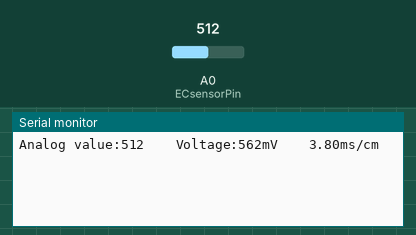
A sketch run on a simulated Arduino Uno, built with avr-gcc and run on an emulated ATmega328P. Parts: the last lines printed to the serial monitor. Inputs (shaded band) come from the test bench; at power-on: A0 (ECsensorPin) = 512.

Above: at 1.2 s.
1.3 s: A0 (ECsensorPin) set to 438
At 2.0 s:
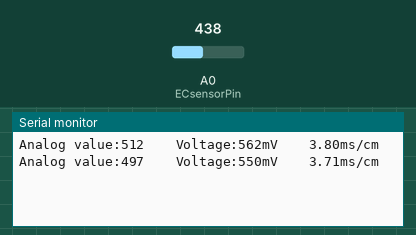
2.8 s: A0 (ECsensorPin) set to 458
At 3.4 s:
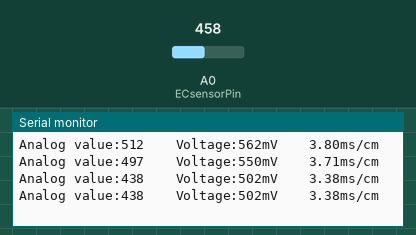
Timing chart, 0 to 5.8 s (numbered marks = the images above; inputs shaded):
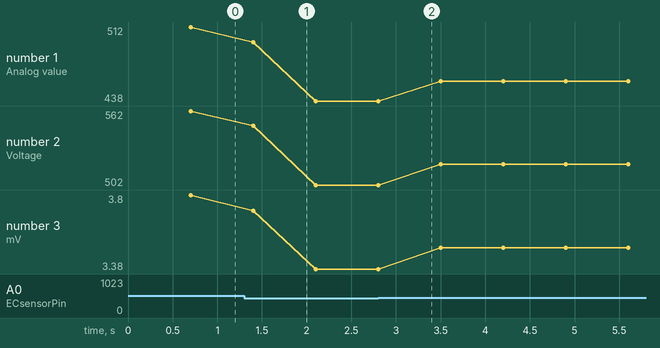

The sketch:

ectest2.ino
```cpp
#include <OneWire.h>
#define StartConvert 0
#define ReadTemperature 1
#define ECsensorPin A0  //EC Meter analog output,pin on analog 4::P32
 // 12.88ms/cm->1.84v  1.413ms/cm->0.217v      0.084ms/cm->0.0225v
const byte numReadings = 20;     //the number of sample times

byte DS18B20_Pin = 2; //DS18B20 signal, pin on digital 2
unsigned int AnalogSampleInterval=25,printInterval=700;  //analog sample interval;serial print interval;temperature sample interval
unsigned int readings[numReadings];      // the readings from the analog input
int indexec = 0;                  // the indexec of the current reading
unsigned long AnalogValueTotal = 0;                  // the running total
unsigned int AnalogAverage = 0,averageVoltage=0;                // the average
unsigned long AnalogSampleTime,printTime;
float ECcurrent;

//Temperature chip i/o
OneWire ds(DS18B20_Pin);  // on digital pin 2

void setup() {
  Serial.begin(115200);
  // initialize all the readings to 0:
  for (byte thisReading = 0; thisReading < numReadings; thisReading++)
    readings[thisReading] = 0;
  AnalogSampleTime=millis();
  printTime=millis();
}

void loop() {
  /*
   Every once in a while,sample the analog value and calculate the average.
  */
  if(millis()-AnalogSampleTime>=AnalogSampleInterval)
  {
    AnalogSampleTime=millis();
     // subtract the last reading:
    AnalogValueTotal = AnalogValueTotal - readings[indexec];
    // read from the sensor:
    readings[indexec] = analogRead(ECsensorPin);
    //Serial.println(readings[indexec]);
    // add the reading to the total:
    AnalogValueTotal = AnalogValueTotal + readings[indexec];
    // advance to the next position in the array:
    indexec = indexec + 1;
    // if we're at the end of the array...
    if (indexec >= numReadings)
    // ...wrap around to the beginning:
    indexec = 0;
    // calculate the average:
    AnalogAverage = AnalogValueTotal / numReadings;
  }
  /*
   Every once in a while,MCU read the temperature from the DS18B20 and then let the DS18B20 start the convert.
   Attention:The interval between start the convert and read the temperature should be greater than 750 millisecond,or the temperature is not accurate!
  */

   /*
   Every once in a while,print the information on the serial monitor.
  */
  if(millis()-printTime>=printInterval)
  {
    printTime=millis();
    averageVoltage=150+AnalogAverage*(float)3300/4095;
    Serial.print("Analog value:");
    Serial.print(AnalogAverage);   //analog average,from 0 to 4095
    Serial.print("    Voltage:");
    Serial.print(averageVoltage);  //millivolt average,from 0mv to 4995mV
    Serial.print("mV    ");

    float TempCoefficient=1.0;
    //float TempCoefficient=1.0+0.0185*(temperature-25.0);    //temperature compensation formula: fFinalResult(25^C) = fFinalResult(current)/(1.0+0.0185*(fTP-25.0));
    float CoefficientVolatge=(float)averageVoltage/TempCoefficient;
    if(CoefficientVolatge<150)Serial.println("No solution!");   //25^C 1413us/cm<-->about 216mv  if the voltage(compensate)<150,that is <1ms/cm,out of the range
    else if(CoefficientVolatge>3300)Serial.println("Out of the range!");  //>20ms/cm,out of the range
    else
    {
      if(CoefficientVolatge<=448)ECcurrent=6.84*CoefficientVolatge-84.32;   //1ms/cm<EC<=3ms/cm
     // if(CoefficientVolatge<=448)ECcurrent=6.84*CoefficientVolatge-64.32;   //1ms/cm<EC<=3ms/cm
      else if(CoefficientVolatge<=1457)ECcurrent=6.98*CoefficientVolatge-127;  //3ms/cm<EC<=10ms/cm
      else ECcurrent=5.3*CoefficientVolatge+3500;                           //10ms/cm<EC<20ms/cm
      //else ECcurrent=5.3*CoefficientVolatge+2278;                           //10ms/cm<EC<20ms/cm
      ECcurrent/=1000;    //convert us/cm to ms/cm
      Serial.print(ECcurrent,2);  //two decimal
      Serial.println("ms/cm");
    }
  }

}
```

Measured:
- after the input at 1.3 s, the serial monitor: prints a new line after 0.10 s (image 1)
- plotted number 1: 512 → 438 after the input at 1.3 s, 438 → 458 after the input at 2.8 s
- plotted number 2: 562 → 502 after the input at 1.3 s, 502 → 519 after the input at 2.8 s
- plotted number 3: 3.8 → 3.38 after the input at 1.3 s, 3.38 → 3.5 after the input at 2.8 s
